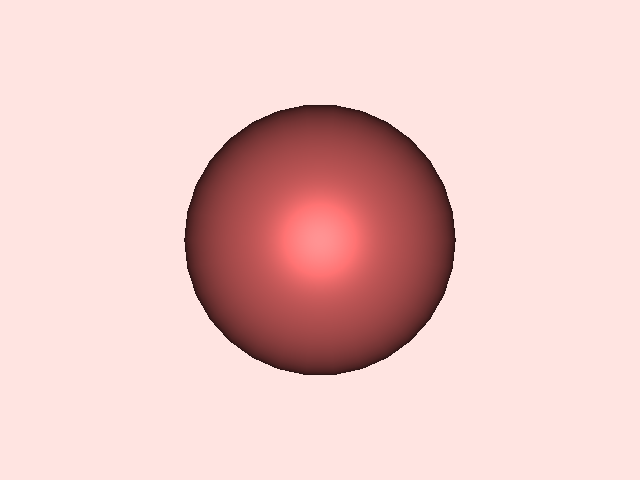

Here is the Python script that generated this plot:
#!/usr/bin/env python

# Capture a render window to a PNG image file.

import tempfile

# Factory overrides: importing these modules registers the OpenGL rendering
# and interaction style implementations for vtkRenderingCore factory classes.
import vtkmodules.vtkInteractionStyle  # noqa: F401
import vtkmodules.vtkRenderingOpenGL2  # noqa: F401

# VTK pipeline classes used in this example
from vtkmodules.vtkFiltersSources import vtkSphereSource
from vtkmodules.vtkIOImage import vtkPNGWriter
from vtkmodules.vtkRenderingCore import (
    vtkActor,
    vtkPolyDataMapper,
    vtkRenderWindow,
    vtkRenderWindowInteractor,
    vtkRenderer,
    vtkWindowToImageFilter,
)

# Colors (normalized RGB)
indian_red_rgb = (0.804, 0.361, 0.361)
misty_rose_rgb = (1.0, 0.894, 0.882)

# Source: generate a sphere
sphere = vtkSphereSource()
sphere.SetRadius(5.0)
sphere.SetPhiResolution(30)
sphere.SetThetaResolution(30)

# Mapper: map polygon data to graphics primitives
mapper = vtkPolyDataMapper()
mapper.SetInputConnection(sphere.GetOutputPort())

# Actor: assign the mapped geometry
actor = vtkActor()
actor.SetMapper(mapper)
actor.GetProperty().SetColor(indian_red_rgb)
actor.GetProperty().SetSpecular(0.6)
actor.GetProperty().SetSpecularPower(30)

# Renderer: assemble the scene
renderer = vtkRenderer()
renderer.AddActor(actor)
renderer.SetBackground(misty_rose_rgb)

# Window: display the rendered scene
render_window = vtkRenderWindow()
render_window.AddRenderer(renderer)
render_window.SetWindowName("screenshot")
render_window.SetMultiSamples(0)
render_window.SetSize(640, 480)
render_window.Render()

# Screenshot: capture the render window contents to a PNG file.
# vtkWindowToImageFilter reads the framebuffer and produces an image.
# vtkPNGWriter writes the image to disk.
window_to_image = vtkWindowToImageFilter()
window_to_image.SetInput(render_window)
window_to_image.SetInputBufferTypeToRGB()
window_to_image.ReadFrontBufferOff()
window_to_image.Update()

screenshot_path = tempfile.NamedTemporaryFile(
    suffix=".png", prefix="vtk_screenshot_", delete=False
).name

writer = vtkPNGWriter()
writer.SetFileName(screenshot_path)
writer.SetInputConnection(window_to_image.GetOutputPort())
writer.Write()

# Interactor: handle mouse and keyboard events
render_window_interactor = vtkRenderWindowInteractor()
render_window_interactor.SetRenderWindow(render_window)

# Launch the interactive visualization
render_window_interactor.Initialize()
render_window_interactor.Start()
